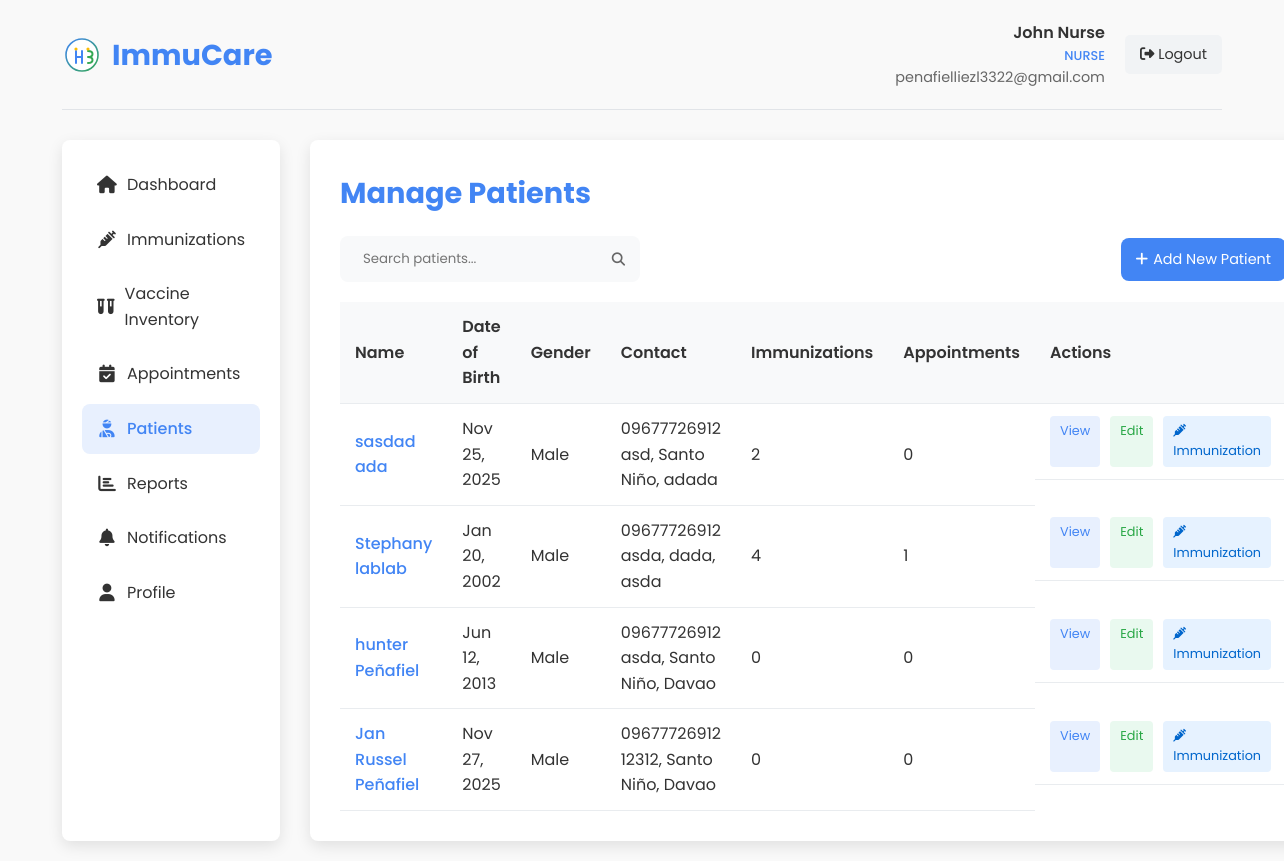
/nurse_patients.php (signed in), run on an earlier commit of the app's database.
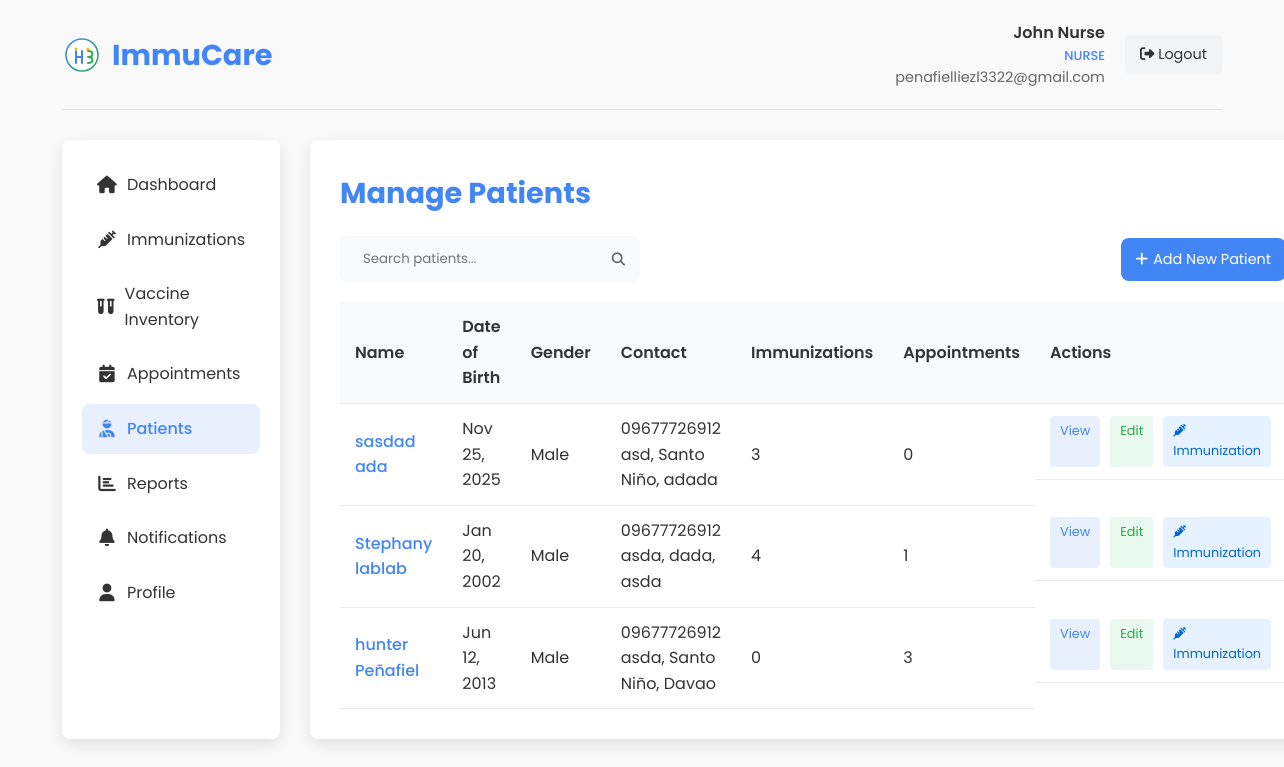
And on a later commit of the database.
### tables this page shows
CREATE TABLE `patients` (
  `id` int(11) NOT NULL,
  `user_id` int(11) DEFAULT NULL,
  `first_name` varchar(50) NOT NULL,
  `middle_name` varchar(50) DEFAULT NULL,
  `last_name` varchar(50) NOT NULL,
  `date_of_birth` date NOT NULL,
  `gender` enum('male','female','other') NOT NULL,
  `blood_type` varchar(10) DEFAULT NULL COMMENT 'Patient blood type (A+, A-, B+, B-, AB+, AB-, O+, O-)',
  `purok` text NOT NULL,
  `city` varchar(100) NOT NULL,
  `province` varchar(100) NOT NULL,
  `postal_code` varchar(20) DEFAULT NULL,
  `phone_number` varchar(20) DEFAULT NULL,
  `email` varchar(255) DEFAULT NULL,
  `medical_history` text DEFAULT NULL,
  `allergies` text DEFAULT NULL,
  `diagnosis` text DEFAULT NULL COMMENT 'Patient diagnosis information',
  `created_at` datetime NOT NULL,
  `updated_at` timestamp NOT NULL DEFAULT current_timestamp() ON UPDATE current_timestamp()
);

### nurse_patients.php (the view, shortened to what the changed rows need)
<?php
$conn = new mysqli(DB_HOST, DB_USER, DB_PASS, DB_NAME);
$search_condition = '';
$page = isset($_GET['page']) ? (int)$_GET['page'] : 1;
$records_per_page = 10;
$offset = ($page - 1) * $records_per_page;
$query = "SELECT p.*,
          (SELECT COUNT(*) FROM immunizations i WHERE i.patient_id = p.id) as immunization_count,
          (SELECT COUNT(*) FROM appointments a WHERE a.patient_id = p.id AND a.status = 'confirmed') as appointment_count
          FROM patients p
          WHERE 1=1 $search_condition
          ORDER BY p.last_name ASC
          LIMIT $offset, $records_per_page";
$patients = $conn->query($query);
?>
<!DOCTYPE html>
<html lang="en">
<head>
    <link rel="stylesheet" href="styles.css">
    <link rel="stylesheet" href="https://cdnjs.cloudflare.com/ajax/libs/font-awesome/6.4.0/css/all.min.css">
</head>
<body>
    <div class="dashboard-container">
        <div class="dashboard-header">
            <div class="dashboard-logo">
                <h1>ImmuCare</h1>
            </div>
        </div>
        <div class="dashboard-content">
            <div class="main-content">
                <h2 class="page-title">Manage Patients</h2>
                <table class="patient-table">
                    <thead>
                        <tr>
                            <th>Name</th>
                            <th>Date of Birth</th>
                            <th>Gender</th>
                            <th>Contact</th>
                            <th>Immunizations</th>
                            <th>Appointments</th>
                            <th>Actions</th>
                        </tr>
                    </thead>
                    <tbody>
                        <?php if ($patients->num_rows > 0): ?>
                            <?php while ($patient = $patients->fetch_assoc()): ?>
                                <tr>
                                    <td class="patient-name">
                                        <?php echo htmlspecialchars($patient['first_name'] . ' ' . $patient['last_name']); ?>
                                    </td>
                                    <td>
                                        <?php echo date('M j, Y', strtotime($patient['date_of_birth'])); ?>
                                    </td>
                                    <td>
                                        <?php echo ucfirst(htmlspecialchars($patient['gender'])); ?>
                                    </td>
                                    <td>
                                        <div><?php echo htmlspecialchars($patient['phone_number']); ?></div>
                                        <div class="patient-info">
                                            <?php echo htmlspecialchars($patient['purok'] . ', ' . $patient['city'] . ', ' . $patient['province']); ?>
                                        </div>
                                    </td>
                                    <td>
                                        <?php echo $patient['immunization_count']; ?>
                                    </td>
                                    <td>
                                        <?php echo $patient['appointment_count']; ?>
                                    </td>
                                    <td class="action-buttons">
                                        <a href="javascript:void(0)" class="view-btn" data-id="<?php echo $patient['id']; ?>" onclick="loadPatientDetails(this.getAttribute('data-id'))">View</a>
                                        <a href="javascript:void(0)" class="edit-btn" data-id="<?php echo $patient['id']; ?>" onclick="loadPatientForEdit(this.getAttribute('data-id'))">Edit</a>
                                        <a href="javascript:void(0)" class="immunization-btn" data-id="<?php echo $patient['id']; ?>" onclick="loadImmunizationHistory(this.getAttribute('data-id'))">
                                            <i class="fas fa-syringe"></i> Immunization
                                        </a>
                                    </td>
                                </tr>
                            <?php endwhile; ?>
                        <?php else: ?>
                            <tr>
                                <td colspan="7" style="text-align: center;">No patients found.</td>
                            </tr>
                        <?php endif; ?>
                    </tbody>
                </table>
            </div>
        </div>
    </div>
</body>
</html>

What changed in the data, as far as the page shows it:
removed patients: first_name+last_name "Jan Russel Peñafiel", date_of_birth "Nov 27, 2025", gender "Male", phone_number "09677726912", purok+city+province "12312, Santo Niño, Davao", immunization_count "0", appointment_count "0"
computed for patients "sasdad ada": immunization_count "2" → "3"
computed for patients "hunter Peñafiel": appointment_count "0" → "3"
